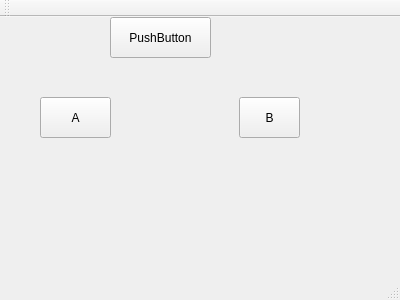
<?xml version="1.0" encoding="UTF-8"?>
<ui version="4.0">
 <class>MainWindow</class>
 <widget class="QMainWindow" name="MainWindow">
  <property name="geometry">
   <rect>
    <x>0</x>
    <y>0</y>
    <width>400</width>
    <height>300</height>
   </rect>
  </property>
  <property name="windowTitle">
   <string>MainWindow</string>
  </property>
  <widget class="QWidget" name="centralWidget">
   <widget class="QPushButton" name="pushButton">
    <property name="geometry">
     <rect>
      <x>110</x>
      <y>0</y>
      <width>101</width>
      <height>41</height>
     </rect>
    </property>
    <property name="text">
     <string>PushButton</string>
    </property>
   </widget>
   <widget class="QPushButton" name="pushButton_2">
    <property name="geometry">
     <rect>
      <x>40</x>
      <y>80</y>
      <width>71</width>
      <height>41</height>
     </rect>
    </property>
    <property name="text">
     <string>A</string>
    </property>
   </widget>
   <widget class="QPushButton" name="pushButton_3">
    <property name="geometry">
     <rect>
      <x>239</x>
      <y>80</y>
      <width>61</width>
      <height>41</height>
     </rect>
    </property>
    <property name="text">
     <string>B</string>
    </property>
   </widget>
  </widget>
  <widget class="QMenuBar" name="menuBar">
   <property name="geometry">
    <rect>
     <x>0</x>
     <y>0</y>
     <width>400</width>
     <height>17</height>
    </rect>
   </property>
  </widget>
  <widget class="QToolBar" name="mainToolBar">
   <attribute name="toolBarArea">
    <enum>TopToolBarArea</enum>
   </attribute>
   <attribute name="toolBarBreak">
    <bool>false</bool>
   </attribute>
  </widget>
  <widget class="QStatusBar" name="statusBar"/>
 </widget>
 <layoutdefault spacing="6" margin="11"/>
 <resources/>
 <connections/>
</ui>
